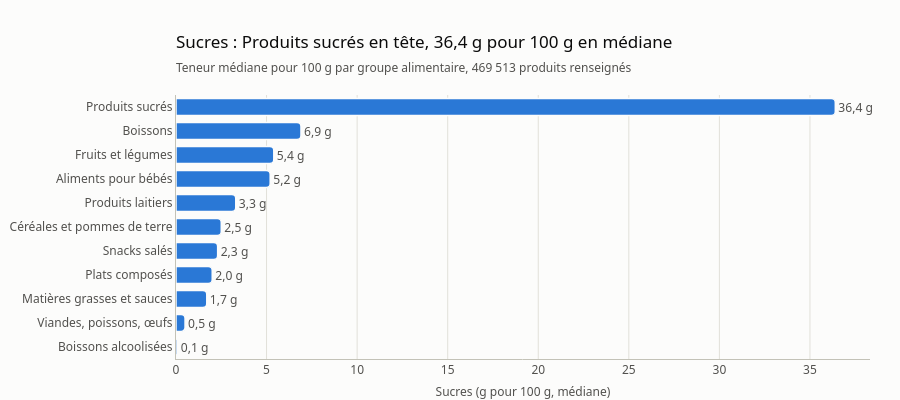
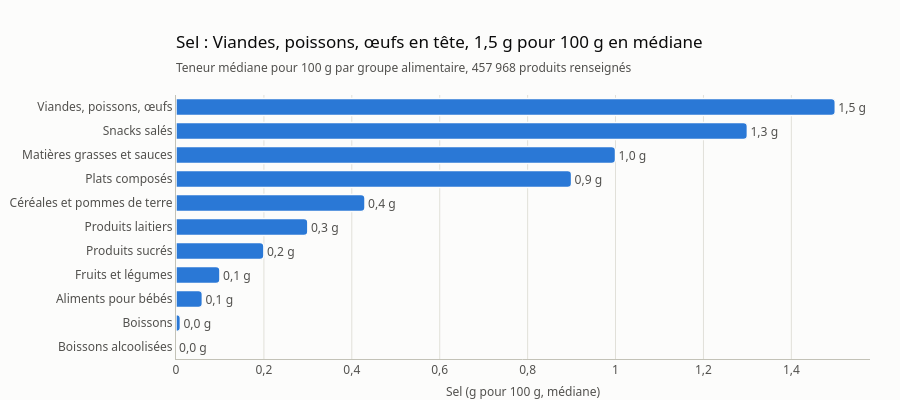

The notebook cell these images were saved under, in order:
### Markdown cell above
## 6. Sucre, sel et graisses saturées par rayon

Population : produits avec groupe alimentaire, nutriment renseigné. Valeurs **médianes** pour 100 g : la moitié des produits du rayon sont au-dessus, la moitié en dessous. Un graphique par nutriment, chacun sur sa propre échelle.

### Code cell
nutrients = nutrition.label_food_groups(nutrition.nutrients_by_group(con))
units = {"sugars": "Sucres", "salt": "Sel", "saturated_fat": "Graisses saturées"}

for column, name in units.items():
    top_row = nutrients.sort_values(column, ascending=False).iloc[0]
    fig = charts.ranked_bars(
        nutrients,
        "food_group_label",
        column,
        suffix=" g",
        value_format=".1f",
        title=f"{name} : {top_row['food_group_label']} en tête, "
        f"{fmt_num(top_row[column])} g pour 100 g en médiane",
        subtitle=f"Teneur médiane pour 100 g par groupe alimentaire, "
        f"{fmt_int(nutrients['n_' + column].sum())} produits renseignés",
        value_label=f"{name} (g pour 100 g, médiane)",
    )
    save_figure(fig, f"{column}_by_food_group")
    findings.append(
        f"{name} : teneur médiane la plus élevée pour {top_row['food_group_label']} "
        f"({fmt_num(top_row[column])} g pour 100 g)."
    )
    fig.show()

### Figure 1 — Plotly figure (JSON) as saved in the notebook; plotly's stock layout.template omitted (floating-point values rounded to 4 significant figures)
{"data": [{"cliponaxis": false, "hovertemplate": "%{y}<br>%{x:.1f} g<extra></extra>", "marker": {"color": "#2a78d6"}, "orientation": "h", "text": ["0,1 g", "0,5 g", "1,7 g", "2,0 g", "2,3 g", "2,5 g", "3,3 g", "5,2 g", "5,4 g", "6,9 g", "36,4 g"], "textfont": {"color": "#52514e"}, "textposition": "outside", "type": "bar", "x": [0.096, 0.5, 1.7, 2.0, 2.3, 2.5, 3.3, 5.2, 5.4, 6.9, 36.4], "y": ["Boissons alcoolisées", "Viandes, poissons, œufs", "Matières grasses et sauces", "Plats composés", "Snacks salés", "Céréales et pommes de terre", "Produits laitiers", "Aliments pour bébés", "Fruits et légumes", "Boissons", "Produits sucrés"]}], "layout": {"height": 400, "showlegend": false, "title": {"subtitle": {"text": "Teneur médiane pour 100 g par groupe alimentaire, 469 513 produits renseignés"}, "text": "Sucres : Produits sucrés en tête, 36,4 g pour 100 g en médiane"}, "xaxis": {"rangemode": "tozero", "title": {"text": "Sucres (g pour 100 g, médiane)"}}, "yaxis": {"showgrid": false}}}

### Figure 2 — Plotly figure (JSON) as saved in the notebook; plotly's stock layout.template omitted (floating-point values rounded to 4 significant figures)
{"data": [{"cliponaxis": false, "hovertemplate": "%{y}<br>%{x:.1f} g<extra></extra>", "marker": {"color": "#2a78d6"}, "orientation": "h", "text": ["0,0 g", "0,0 g", "0,1 g", "0,1 g", "0,2 g", "0,3 g", "0,4 g", "0,9 g", "1,0 g", "1,3 g", "1,5 g"], "textfont": {"color": "#52514e"}, "textposition": "outside", "type": "bar", "x": [0.0, 0.01, 0.06, 0.1, 0.2, 0.3, 0.43, 0.9, 1.0, 1.3, 1.5], "y": ["Boissons alcoolisées", "Boissons", "Aliments pour bébés", "Fruits et légumes", "Produits sucrés", "Produits laitiers", "Céréales et pommes de terre", "Plats composés", "Matières grasses et sauces", "Snacks salés", "Viandes, poissons, œufs"]}], "layout": {"height": 400, "showlegend": false, "title": {"subtitle": {"text": "Teneur médiane pour 100 g par groupe alimentaire, 457 968 produits renseignés"}, "text": "Sel : Viandes, poissons, œufs en tête, 1,5 g pour 100 g en médiane"}, "xaxis": {"rangemode": "tozero", "title": {"text": "Sel (g pour 100 g, médiane)"}}, "yaxis": {"showgrid": false}}}
